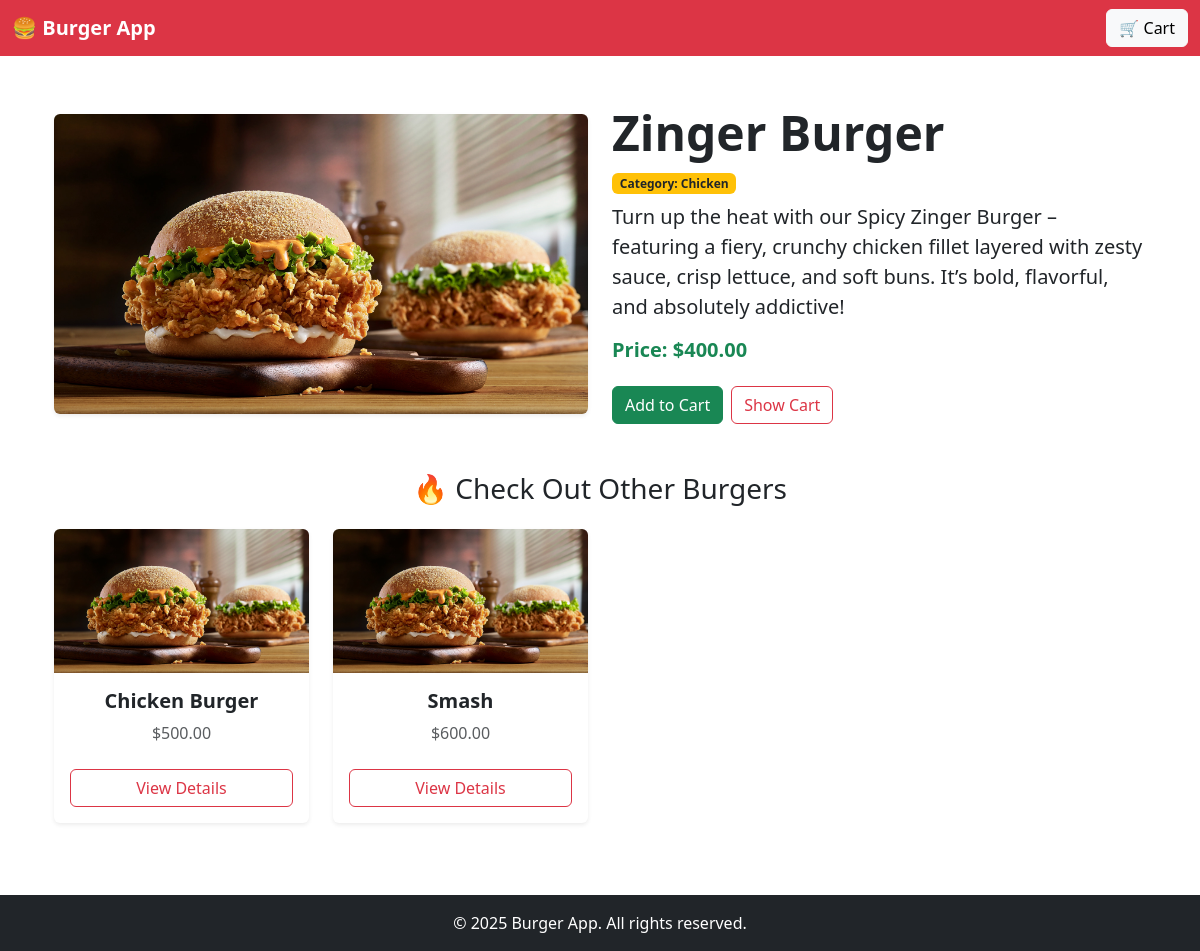
/burger/1/, run on the app's committed database.
### burger/models.py (models this page shows, shortened)
class Burger(models.Model):
    DoesNotExist = None
    objects = None
    name = models.CharField(max_length=100)
    category = models.ForeignKey(Category, on_delete=models.CASCADE, related_name='burgers')
    description = models.TextField()
    price = models.DecimalField(max_digits=6, decimal_places=2)
    image = models.ImageField(upload_to='burgers/', blank=True, null=True)

class Category(models.Model):
    objects = None
    name = models.CharField(max_length=50)

### burger/views.py (the view)
# urls.py: path('burger/<int:pk>/', views.burger_detail, name='burger_detail'),
def burger_detail(request, pk):
    burger = get_object_or_404(Burger, pk=pk)
    related_burgers = Burger.objects.exclude(pk=pk)[:4]
    return render(request, 'burger/burger_detail.html', {
        'burger': burger,
        'related_burgers': related_burgers,
    })

### burger/context_processors.py (called while the page is built)
def cart_quantity(request):
    cart = request.session.get('cart', {})
    total_quantity = sum(cart.values())
    return {'cart_total_quantity': total_quantity}

### burger/templates/burger/burger_detail.html (shortened to what this page needs)
{% extends "burger/base.html" %}
{% block content %}
<div class="container py-4">
    <div class="row align-items-center mb-5">
        <div class="col-md-6">
            {% if burger.image %}
            <img src="{{ burger.image.url }}" alt="{{ burger.name }}" class="img-fluid rounded shadow-sm">
            {% endif %}
        </div>
        <div class="col-md-6">
            <h2 class="display-5 fw-bold">{{ burger.name }}</h2>
            <p class="mb-2">
                <span class="badge bg-warning text-dark">Category: {{ burger.category.name }}</span>
            </p>
            <p class="lead">{{ burger.description }}</p>
            <p class="h5 text-success fw-semibold">Price: ${{ burger.price }}</p>
            <form method="post" action="{% url 'add_to_cart' burger.pk %}" class="mt-4 d-flex gap-2">
                <button type="submit" class="btn btn-success btn-md">
                     Add to Cart
                </button>
                <a href="{% url 'cart' %}" class="btn btn-outline-danger btn-md">
                     Show Cart
                </a>
            </form>
        </div>
    </div>
    <h3 class="mb-4 text-center">🔥 Check Out Other Burgers</h3>
    <div class="row">
        {% for b in related_burgers %}
        <div class="col-sm-6 col-md-4 col-lg-3 mb-4">
            <div class="card h-100 shadow-sm border-0">
                {% if b.image %}
                <img src="{{ b.image.url }}" class="card-img-top rounded-top" alt="{{ b.name }}">
                {% endif %}
                <div class="card-body d-flex flex-column justify-content-between">
                    <h5 class="card-title text-center fw-bold">{{ b.name }}</h5>
                    <p class="text-center text-muted">${{ b.price }}</p>
                    <a href="{% url 'burger_detail' b.pk %}" class="btn btn-outline-danger btn-md mt-2 w-100">View
                        Details</a>
                </div>
            </div>
        </div>
        {% endfor %}
    </div>
</div>
{% endblock %}

### data on the page
Burger: image (picture), name "Zinger Burger", category.name "Chicken", description "Turn up the heat with our Spicy Zinger Burger – featuring a fiery, crunchy chicken fillet layered with zesty sauce, crisp lettuce, and soft buns. It’s bold, flavorful, and absolutely addictive!", price "400.00"
Burger: image (picture), name "Chicken Burger", price "500.00"
Burger: image (picture), name "Smash", price "600.00"
